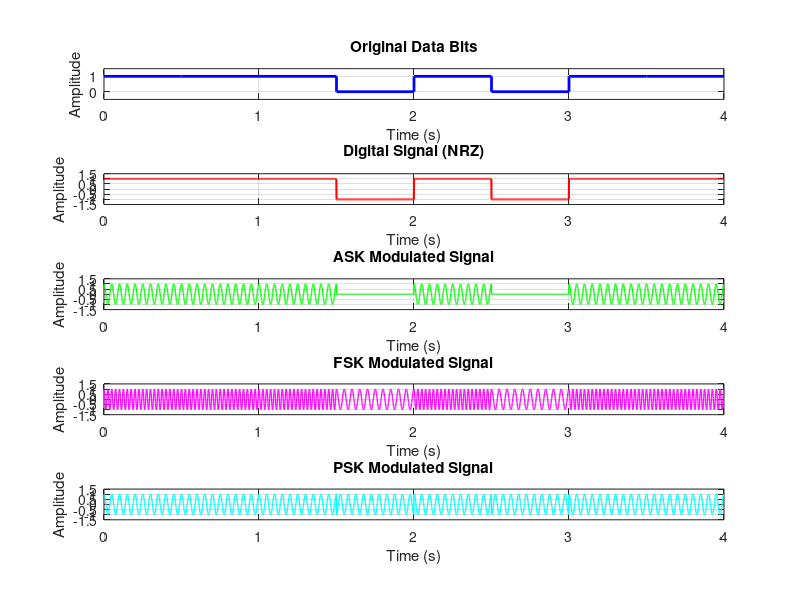
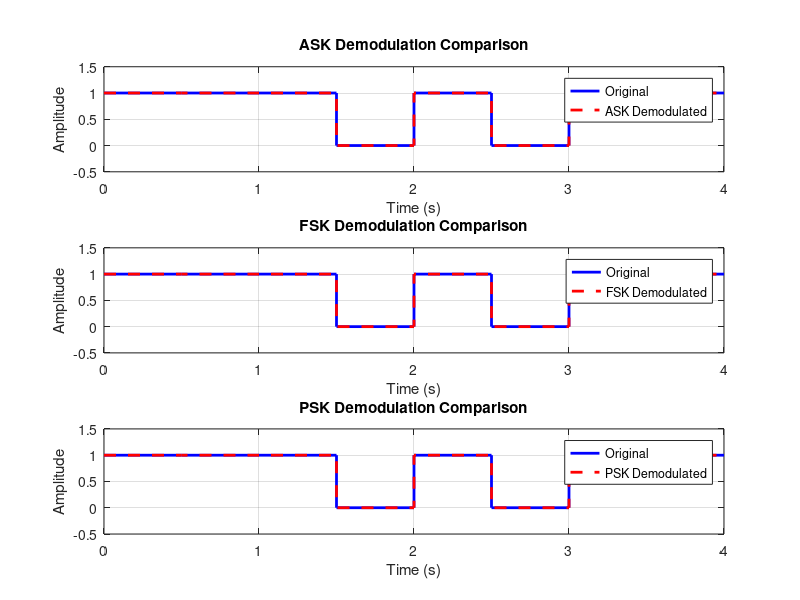

Recreate these plots in MATLAB, in order.
% digital_modulation_fixed.m - ASK, FSK & PSK Modulation Demo (FIXED)
clear all; clc;

% --- Graphics toolkit configuration ---
try
    graphics_toolkit('qt');
    disp('✅ Using Qt graphics toolkit');
catch
    try
        graphics_toolkit('gnuplot');
        disp('⚠️ Using gnuplot graphics toolkit');
    catch
        disp('⚠️ No graphics toolkit found');
    end
end

warning('off', 'all');

disp('╔══════════════════════════════════════════════════════════════╗');
disp('║      ASK, FSK & PSK MODULATION TECHNIQUES DEMO            ║');
disp('╚══════════════════════════════════════════════════════════════╝');
disp('');

% ============================================================
% SECTION 1: PARAMETERS
% ============================================================
disp('📊 1. MODULATION PARAMETERS');
disp('───────────────────────────────────────────────────────────────');

% Digital signal parameters
bit_rate = 2;           % Bits per second
bit_duration = 1/bit_rate; % Duration of each bit
num_bits = 8;           % Number of bits
total_time = num_bits * bit_duration;

% Sampling parameters
fs = 1000;              % Sampling frequency (Hz)
Ts = 1/fs;              % Sampling period
t = 0:Ts:total_time-Ts; % Time vector

% Carrier parameters
fc_ask = 20;            % Carrier frequency for ASK (Hz)
fc_fsk1 = 20;           % Carrier frequency for FSK - bit 0 (Hz)
fc_fsk2 = 40;           % Carrier frequency for FSK - bit 1 (Hz)
fc_psk = 20;            % Carrier frequency for PSK (Hz)

% Generate digital data
data_bits = randi([0, 1], 1, num_bits);
fprintf('Number of Bits: %d\n', num_bits);
fprintf('Bit Rate: %d bps\n', bit_rate);
fprintf('Bit Duration: %.2f seconds\n', bit_duration);
fprintf('Sampling Frequency: %d Hz\n', fs);
fprintf('Carrier Frequencies: ASK=%dHz, FSK0=%dHz, FSK1=%dHz, PSK=%dHz\n', ...
    fc_ask, fc_fsk1, fc_fsk2, fc_psk);
disp('');

% Display data bits
disp('Data Bits:');
fprintf('%d ', data_bits);
fprintf('\n\n');

% ============================================================
% SECTION 2: GENERATE DIGITAL SIGNAL (NRZ)
% ============================================================
disp('📊 2. GENERATING DIGITAL SIGNAL');
disp('───────────────────────────────────────────────────────────────');

% Generate NRZ signal (Non-Return to Zero)
digital_signal = zeros(1, length(t));
for i = 1:num_bits
    start_idx = (i-1) * bit_duration * fs + 1;
    end_idx = i * bit_duration * fs;
    if end_idx > length(t)
        end_idx = length(t);
    end
    if data_bits(i) == 1
        digital_signal(start_idx:end_idx) = 1;
    else
        digital_signal(start_idx:end_idx) = -1;
    end
end

disp('✅ Digital signal generated');
disp('');

% ============================================================
% SECTION 3: AMPLITUDE SHIFT KEYING (ASK)
% ============================================================
disp('📊 3. AMPLITUDE SHIFT KEYING (ASK)');
disp('───────────────────────────────────────────────────────────────');

% Generate ASK modulated signal
carrier_ask = cos(2*pi*fc_ask*t);
ask_modulated = (digital_signal + 1)/2 .* carrier_ask; % Unipolar for OOK

% Display ASK parameters
fprintf('Carrier Frequency: %d Hz\n', fc_ask);
fprintf('Modulation Type: On-Off Keying (OOK)\n');
fprintf('Bit 1: Carrier ON (Amplitude = 1)\n');
fprintf('Bit 0: Carrier OFF (Amplitude = 0)\n');
disp('');

% ============================================================
% SECTION 4: FREQUENCY SHIFT KEYING (FSK)
% ============================================================
disp('📊 4. FREQUENCY SHIFT KEYING (FSK)');
disp('───────────────────────────────────────────────────────────────');

% Generate FSK modulated signal
fsk_modulated = zeros(1, length(t));
carrier_fsk1 = cos(2*pi*fc_fsk1*t);
carrier_fsk2 = cos(2*pi*fc_fsk2*t);

for i = 1:num_bits
    start_idx = (i-1) * bit_duration * fs + 1;
    end_idx = i * bit_duration * fs;
    if end_idx > length(t)
        end_idx = length(t);
    end
    if data_bits(i) == 1
        fsk_modulated(start_idx:end_idx) = carrier_fsk2(start_idx:end_idx);
    else
        fsk_modulated(start_idx:end_idx) = carrier_fsk1(start_idx:end_idx);
    end
end

% Display FSK parameters
fprintf('Frequency for Bit 0: %d Hz\n', fc_fsk1);
fprintf('Frequency for Bit 1: %d Hz\n', fc_fsk2);
fprintf('Frequency Deviation: %d Hz\n', fc_fsk2 - fc_fsk1);
fprintf('Modulation Type: Frequency Shift Keying\n');
disp('');

% ============================================================
% SECTION 5: PHASE SHIFT KEYING (PSK)
% ============================================================
disp('📊 5. PHASE SHIFT KEYING (PSK)');
disp('───────────────────────────────────────────────────────────────');

% Generate PSK modulated signal
psk_modulated = zeros(1, length(t));

for i = 1:num_bits
    start_idx = (i-1) * bit_duration * fs + 1;
    end_idx = i * bit_duration * fs;
    if end_idx > length(t)
        end_idx = length(t);
    end
    if data_bits(i) == 1
        psk_modulated(start_idx:end_idx) = cos(2*pi*fc_psk*t(start_idx:end_idx));
    else
        psk_modulated(start_idx:end_idx) = cos(2*pi*fc_psk*t(start_idx:end_idx) + pi);
    end
end

% Display PSK parameters
fprintf('Carrier Frequency: %d Hz\n', fc_psk);
fprintf('Modulation Type: Binary Phase Shift Keying (BPSK)\n');
fprintf('Bit 1: 0° Phase Shift\n');
fprintf('Bit 0: 180° Phase Shift\n');
disp('');

% ============================================================
% SECTION 6: PLOT GENERATION
% ============================================================
disp('📊 6. PLOT GENERATION');
disp('───────────────────────────────────────────────────────────────');

try
    figure('Position', [50, 50, 1200, 800]);
    
    % Plot 1: Data Bits
    subplot(5,1,1);
    stairs(0:bit_duration:total_time, [data_bits, data_bits(end)], 'b-', 'LineWidth', 2);
    grid on;
    xlabel('Time (s)');
    ylabel('Amplitude');
    title('Original Data Bits');
    axis([0 total_time -0.5 1.5]);
    set(gca, 'YTick', [0 1]);
    
    % Plot 2: Digital Signal (NRZ)
    subplot(5,1,2);
    plot(t, digital_signal, 'r-', 'LineWidth', 1.5);
    grid on;
    xlabel('Time (s)');
    ylabel('Amplitude');
    title('Digital Signal (NRZ)');
    axis([0 total_time -1.5 1.5]);
    
    % Plot 3: ASK Modulated Signal
    subplot(5,1,3);
    plot(t, ask_modulated, 'g-', 'LineWidth', 1);
    grid on;
    xlabel('Time (s)');
    ylabel('Amplitude');
    title('ASK Modulated Signal');
    axis([0 total_time -1.5 1.5]);
    
    % Plot 4: FSK Modulated Signal
    subplot(5,1,4);
    plot(t, fsk_modulated, 'm-', 'LineWidth', 1);
    grid on;
    xlabel('Time (s)');
    ylabel('Amplitude');
    title('FSK Modulated Signal');
    axis([0 total_time -1.5 1.5]);
    
    % Plot 5: PSK Modulated Signal
    subplot(5,1,5);
    plot(t, psk_modulated, 'c-', 'LineWidth', 1);
    grid on;
    xlabel('Time (s)');
    ylabel('Amplitude');
    title('PSK Modulated Signal');
    axis([0 total_time -1.5 1.5]);
    
    drawnow;
    disp('✅ Plots generated successfully');
    
catch ME
    disp('⚠️ Plot generation failed:');
    disp(['   Error: ', ME.message]);
end
disp('');

% ============================================================
% SECTION 7: DEMODULATION (FIXED)
% ============================================================
disp('📊 7. DEMODULATION (Simple Detection)');
disp('───────────────────────────────────────────────────────────────');

% --- ASK Demodulation (Envelope Detection) ---
ask_demodulated_bits = zeros(1, num_bits);
ask_demod_signal = abs(ask_modulated); % Envelope detection
threshold_ask = 0.5;

for i = 1:num_bits
    start_idx = (i-1) * bit_duration * fs + 1;
    end_idx = i * bit_duration * fs;
    if end_idx > length(t)
        end_idx = length(t);
    end
    segment = ask_demod_signal(start_idx:end_idx);
    avg_value = mean(segment);
    if avg_value > threshold_ask
        ask_demodulated_bits(i) = 1;
    else
        ask_demodulated_bits(i) = 0;
    end
end

% --- FSK Demodulation (Frequency Detection) ---
fsk_demodulated_bits = zeros(1, num_bits);
for i = 1:num_bits
    start_idx = (i-1) * bit_duration * fs + 1;
    end_idx = i * bit_duration * fs;
    if end_idx > length(t)
        end_idx = length(t);
    end
    segment = fsk_modulated(start_idx:end_idx);
    % Count zero crossings per bit period
    zero_crossings = sum(abs(diff(sign(segment))) > 0);
    % Threshold for frequency detection
    if zero_crossings > 20
        fsk_demodulated_bits(i) = 1; % Higher frequency = bit 1
    else
        fsk_demodulated_bits(i) = 0; % Lower frequency = bit 0
    end
end

% --- PSK Demodulation (Coherent Detection) ---
psk_demodulated_bits = zeros(1, num_bits);
carrier_psk = cos(2*pi*fc_psk*t);

for i = 1:num_bits
    start_idx = (i-1) * bit_duration * fs + 1;
    end_idx = i * bit_duration * fs;
    if end_idx > length(t)
        end_idx = length(t);
    end
    segment = psk_modulated(start_idx:end_idx);
    carrier_segment = carrier_psk(start_idx:end_idx);
    % Multiply with carrier and integrate
    product = segment .* carrier_segment;
    sum_product = sum(product);
    if sum_product > 0
        psk_demodulated_bits(i) = 1;
    else
        psk_demodulated_bits(i) = 0;
    end
end

% Display demodulation results
fprintf('Original Data:        ');
fprintf('%d ', data_bits);
fprintf('\n');
fprintf('ASK Demodulated:      ');
fprintf('%d ', ask_demodulated_bits);
fprintf('\n');
fprintf('FSK Demodulated:      ');
fprintf('%d ', fsk_demodulated_bits);
fprintf('\n');
fprintf('PSK Demodulated:      ');
fprintf('%d ', psk_demodulated_bits);
fprintf('\n');

% Calculate error rates
ask_errors = sum(data_bits ~= ask_demodulated_bits);
fsk_errors = sum(data_bits ~= fsk_demodulated_bits);
psk_errors = sum(data_bits ~= psk_demodulated_bits);

fprintf('\nBit Error Rates:\n');
fprintf('ASK BER: %.2f%%\n', (ask_errors/num_bits)*100);
fprintf('FSK BER: %.2f%%\n', (fsk_errors/num_bits)*100);
fprintf('PSK BER: %.2f%%\n', (psk_errors/num_bits)*100);
disp('');

% ============================================================
% SECTION 8: PERFORMANCE ANALYSIS
% ============================================================
disp('📊 8. PERFORMANCE ANALYSIS');
disp('───────────────────────────────────────────────────────────────');

% Bandwidth calculations
bw_ask = 2 * bit_rate;
bw_fsk = 2 * (fc_fsk2 - fc_fsk1) + 2 * bit_rate;
bw_psk = 2 * bit_rate;

fprintf('Bandwidth Requirements:\n');
fprintf('ASK Bandwidth: %.2f Hz\n', bw_ask);
fprintf('FSK Bandwidth: %.2f Hz\n', bw_fsk);
fprintf('PSK Bandwidth: %.2f Hz\n', bw_psk);
disp('');

fprintf('Comparison:\n');
fprintf('ASK: Simple, low cost, but susceptible to noise\n');
fprintf('FSK: Moderate complexity, better noise immunity\n');
fprintf('PSK: Complex, best noise immunity, used in high-speed systems\n');
disp('');

% ============================================================
% SECTION 9: DEMODULATED SIGNALS PLOT
% ============================================================
disp('📊 9. DEMODULATED SIGNALS PLOT');
disp('───────────────────────────────────────────────────────────────');

try
    figure('Position', [50, 50, 1000, 700]);
    
    % Plot 1: ASK Demodulated
    subplot(3,1,1);
    stairs(0:bit_duration:total_time, [data_bits, data_bits(end)], 'b-', 'LineWidth', 2);
    hold on;
    stairs(0:bit_duration:total_time, [ask_demodulated_bits, ask_demodulated_bits(end)], 'r--', 'LineWidth', 2);
    grid on;
    xlabel('Time (s)');
    ylabel('Amplitude');
    title('ASK Demodulation Comparison');
    legend('Original', 'ASK Demodulated', 'Location', 'best');
    axis([0 total_time -0.5 1.5]);
    hold off;
    
    % Plot 2: FSK Demodulated
    subplot(3,1,2);
    stairs(0:bit_duration:total_time, [data_bits, data_bits(end)], 'b-', 'LineWidth', 2);
    hold on;
    stairs(0:bit_duration:total_time, [fsk_demodulated_bits, fsk_demodulated_bits(end)], 'r--', 'LineWidth', 2);
    grid on;
    xlabel('Time (s)');
    ylabel('Amplitude');
    title('FSK Demodulation Comparison');
    legend('Original', 'FSK Demodulated', 'Location', 'best');
    axis([0 total_time -0.5 1.5]);
    hold off;
    
    % Plot 3: PSK Demodulated
    subplot(3,1,3);
    stairs(0:bit_duration:total_time, [data_bits, data_bits(end)], 'b-', 'LineWidth', 2);
    hold on;
    stairs(0:bit_duration:total_time, [psk_demodulated_bits, psk_demodulated_bits(end)], 'r--', 'LineWidth', 2);
    grid on;
    xlabel('Time (s)');
    ylabel('Amplitude');
    title('PSK Demodulation Comparison');
    legend('Original', 'PSK Demodulated', 'Location', 'best');
    axis([0 total_time -0.5 1.5]);
    hold off;
    
    drawnow;
    disp('✅ Demodulation plots generated successfully');
    
catch ME
    disp('⚠️ Demodulation plots failed:');
    disp(['   Error: ', ME.message]);
end
disp('');

% ============================================================
% SECTION 10: FILE OPERATIONS
% ============================================================
disp('📊 10. FILE OPERATIONS');
disp('───────────────────────────────────────────────────────────────');

% Save data to file
filename = 'modulation_data.txt';
fid = fopen(filename, 'w');
fprintf(fid, 'ASK, FSK & PSK Modulation Data\n');
fprintf(fid, '================================\n\n');
fprintf(fid, 'Data Bits: ');
for i = 1:num_bits
    fprintf(fid, '%d ', data_bits(i));
end
fprintf(fid, '\n\n');

fprintf(fid, 'ASK Demodulated: ');
for i = 1:num_bits
    fprintf(fid, '%d ', ask_demodulated_bits(i));
end
fprintf(fid, '\n');

fprintf(fid, 'FSK Demodulated: ');
for i = 1:num_bits
    fprintf(fid, '%d ', fsk_demodulated_bits(i));
end
fprintf(fid, '\n');

fprintf(fid, 'PSK Demodulated: ');
for i = 1:num_bits
    fprintf(fid, '%d ', psk_demodulated_bits(i));
end
fprintf(fid, '\n\n');

fprintf(fid, 'Bandwidth Requirements:\n');
fprintf(fid, 'ASK: %.2f Hz\n', bw_ask);
fprintf(fid, 'FSK: %.2f Hz\n', bw_fsk);
fprintf(fid, 'PSK: %.2f Hz\n', bw_psk);

fclose(fid);
fprintf('✅ Data saved to: %s\n', filename);
disp('');

% ============================================================
% SECTION 11: SUMMARY
% ============================================================
disp('📊 11. MODULATION TECHNIQUES SUMMARY');
disp('───────────────────────────────────────────────────────────────');

disp('ASK (Amplitude Shift Keying):');
disp('  - Carrier amplitude varies with data bits');
disp('  - Simple to implement');
disp('  - Susceptible to noise');
disp('  - Used in IR remote controls');
disp('');

disp('FSK (Frequency Shift Keying):');
disp('  - Carrier frequency varies with data bits');
disp('  - Good noise immunity');
disp('  - Used in Bluetooth, Modems');
disp('');

disp('PSK (Phase Shift Keying):');
disp('  - Carrier phase varies with data bits');
disp('  - Best noise immunity');
disp('  - Used in WiFi, Satellite communication');
disp('');

% ============================================================
% END
% ============================================================
disp('╔══════════════════════════════════════════════════════════════╗');
disp('║      MODULATION DEMO RUN SUCCESSFULLY                     ║');
disp('╚══════════════════════════════════════════════════════════════╝');

warning('on', 'all');

fprintf('\n📌 Press any key to close plots...\n');
pause;
close all;
